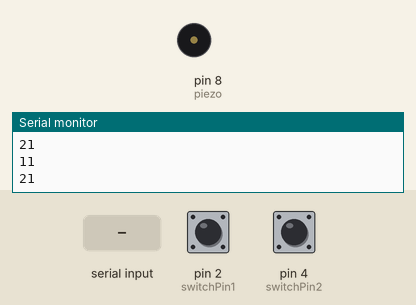
This sketch was run on a simulated Arduino Uno, built with avr-gcc and run on an emulated ATmega328P. Shown: buzzer (waves = sounding), the last lines printed to the serial monitor. Inputs (shaded band) come from the test bench; at power-on: pin 2 (switchPin1) HIGH, pin 4 (switchPin2) HIGH. Random numbers use the default seed unless the sketch sets one.

Above: at 2.0 s.
2.1 s: byte 30 received over Serial
At 3.28 s:
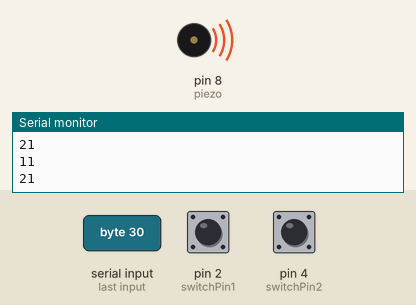
Timing chart, 0 to 5.1 s (numbered marks = the images above; inputs shaded):
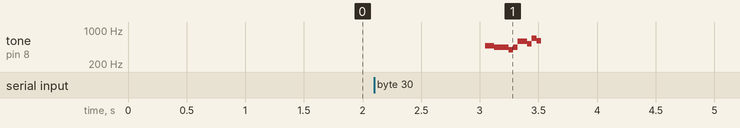

The sketch:

ArduinoFireworks.ino
```cpp
int switchPin1 = 2;
int switchPin2 = 4;

int piezo = 8;

long freqIn;
long blow1;
long blow2;

void setup() {
  // put your setup code here, to run once:
  Serial.begin(9600);

  pinMode(switchPin1, INPUT_PULLUP);
  pinMode(switchPin2, INPUT_PULLUP);

  pinMode(piezo, OUTPUT);
}

void loop() {
  // put your main code here, to run repeatesdly:
  Serial.println(10 + digitalRead(switchPin1));
  Serial.println(20 + digitalRead(switchPin2));

  delay(1000);

  if (Serial.available() > 0) {
    float dist = Serial.read();

    // launch
    freqIn = 200;
    for(int i = 0; i < dist; i++) {
      piezoTone(100000/freqIn, 10);
      freqIn += 2;
    }

    // explosion
    for(int k = 0; k < 100; k++){
      blow1 = random(500,1000);
      blow2 = random(1,5);
      piezoTone(blow1,blow2);
    }
  }
}

/*
 * source: code for firework sounds from http://learn.olympiacircuits.com/410-piezo-fireworks.html
 */

void piezoTone(long freq, long duration) {
  long aSecond = 1000000;
  long period = aSecond/freq;
  duration = duration*1000;
  duration = duration/period;
  for(long k = 0; k < duration; k++){
    digitalWrite(piezo,HIGH);
    delayMicroseconds(period/2);
    digitalWrite(piezo,LOW);
    delayMicroseconds(period/2);
  }
}
```

Measured:
- after the input at 2.1 s, tone on pin 8 (piezo): plays 477 Hz for 0.08 s, 439 Hz for 0.12 s, 395 Hz for 0.04 s, 445 Hz for 0.04 s, 594 Hz for 0.08 s, 519 Hz for 0.04 s … (8 notes in this stretch), starting after 0.95 s
